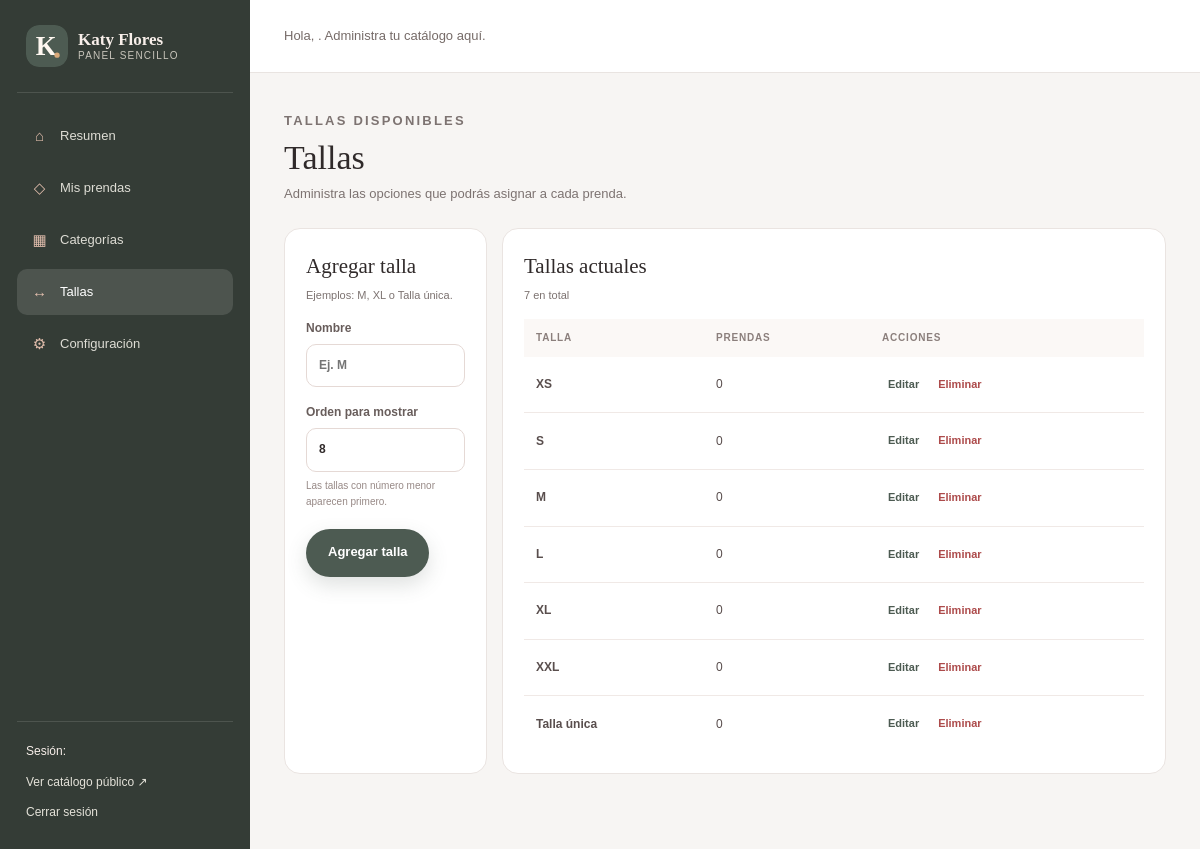
/admin/tallas.php (signed in), run on the app's committed database.
### tables this page shows
CREATE TABLE IF NOT EXISTS tallas (
    id INT UNSIGNED NOT NULL AUTO_INCREMENT,
    nombre VARCHAR(30) NOT NULL,
    orden SMALLINT NOT NULL DEFAULT 0,
    creado_en TIMESTAMP NOT NULL DEFAULT CURRENT_TIMESTAMP,
    PRIMARY KEY (id),
    UNIQUE KEY uq_tallas_nombre (nombre)
);

### includes/functions.php (called while the page is built, shortened)
<?php
function e($value)
{
    return htmlspecialchars((string) $value, ENT_QUOTES, 'UTF-8');
}
function url($path = '')
{
    $base = rtrim(APP_BASE_PATH, '/');
    $path = ltrim((string) $path, '/');
    return $base . '/' . $path;
}

### includes/bootstrap.php (called while the page is built, shortened)
<?php
require_once __DIR__ . '/functions.php';
function db()
{
    static $pdo = null;
    if ($pdo === null) {
        $dsn = 'mysql:host=' . DB_HOST . ';dbname=' . DB_NAME . ';charset=utf8mb4';
        $pdo = new PDO($dsn, DB_USER, DB_PASS, array(
            PDO::ATTR_ERRMODE => PDO::ERRMODE_EXCEPTION,
            PDO::ATTR_DEFAULT_FETCH_MODE => PDO::FETCH_ASSOC,
            PDO::ATTR_EMULATE_PREPARES => false
        ));
    }
    return $pdo;
}

### admin/tallas.php (the view, shortened to what this page needs)
<?php
require_once __DIR__ . '/../includes/bootstrap.php';
$edit = null;
$sizes = db()->query('SELECT s.id, s.nombre, s.orden, COUNT(ps.producto_id) AS prendas FROM tallas s LEFT JOIN producto_tallas ps ON ps.talla_id = s.id GROUP BY s.id ORDER BY s.orden, s.nombre')->fetchAll();
require __DIR__ . '/header.php';
?>
<div class="admin-page-heading"><div><p class="eyebrow">Tallas disponibles</p><h1>Tallas</h1><p>Administra las opciones que podrás asignar a cada prenda.</p></div></div>
<div class="admin-form-grid">
    <section class="admin-panel"><div class="admin-panel-heading"><div><h2><?= $edit ? 'Editar talla' : 'Agregar talla' ?></h2><p>Ejemplos: M, XL o Talla única.</p></div></div>
        <form class="admin-form" method="post" action="<?= e(url('admin/tallas.php' . ($edit ? '?editar=' . (int) $edit['id'] : ''))) ?>"><?= csrf_field() ?><input type="hidden" name="action" value="save"><input type="hidden" name="id" value="<?= $edit ? (int) $edit['id'] : 0 ?>"><label>Nombre<input type="text" name="nombre" maxlength="30" required placeholder="Ej. M" value="<?= e($edit ? $edit['nombre'] : '') ?>"></label><label>Orden para mostrar<input type="number" name="orden" min="0" max="999" value="<?= e($edit ? $edit['orden'] : (count($sizes) + 1)) ?>"><small class="help-text">Las tallas con número menor aparecen primero.</small></label><div class="form-actions"><button class="button button-primary" type="submit"><?= $edit ? 'Guardar cambios' : 'Agregar talla' ?></button><?php if ($edit): ?><a class="button button-outline" href="<?= e(url('admin/tallas.php')) ?>">Cancelar</a><?php endif; ?></div></form>
    </section>
    <section class="admin-panel"><div class="admin-panel-heading"><div><h2>Tallas actuales</h2><p><?= count($sizes) ?> en total</p></div></div>
        <div class="admin-table-wrap"><table class="admin-table"><thead><tr><th>Talla</th><th>Prendas</th><th>Acciones</th></tr></thead><tbody><?php foreach ($sizes as $size): ?><tr><td><strong><?= e($size['nombre']) ?></strong></td><td><?= (int) $size['prendas'] ?></td><td><div class="table-actions"><a class="small-action" href="<?= e(url('admin/tallas.php?editar=' . (int) $size['id'])) ?>">Editar</a><form class="inline-form" method="post" action="<?= e(url('admin/tallas.php')) ?>" onsubmit="return confirm('¿Eliminar esta talla? Solo se puede eliminar si no está asignada a prendas.');"><?= csrf_field() ?><input type="hidden" name="action" value="delete"><input type="hidden" name="id" value="<?= (int) $size['id'] ?>"><button class="small-action danger" type="submit">Eliminar</button></form></div></td></tr><?php endforeach; ?></tbody></table></div>
    </section>
</div>
<?php require __DIR__ . '/footer.php'; ?>

### assets/css/style.css (style rules this page uses)
:root { --wine:#4d5b52;--wine-dark:#333c36;--rose:#eae8df;--rose-deep:#d4d0c5;--cream:#f7f6f2;--sand:#e9e5db;--ink:#302a2a;--muted:#7d7371;--olive:#657357;--line:#e9e0dc;--white:#fff;--shadow:0 18px 55px rgba(74,42,45,.09);--radius:22px }
* { box-sizing:border-box }
html { scroll-behavior:smooth }
body { margin:0;background:var(--cream);color:var(--ink);font-family:Arial,Helvetica,sans-serif;line-height:1.6 }
a { color:inherit;text-decoration:none }
button,input,select,textarea { font:inherit }
.hero-kicker,.eyebrow { font-size:11px;text-transform:uppercase;letter-spacing:.17em;font-weight:bold;color:var(--wine);margin:0 0 12px }
.button { display:inline-flex;min-height:48px;align-items:center;justify-content:center;gap:12px;padding:12px 21px;border:1px solid transparent;border-radius:999px;font-size:13px;font-weight:bold;cursor:pointer;transition:transform .2s,box-shadow .2s,background .2s }
.button-primary { background:var(--wine);color:#fff;box-shadow:0 8px 20px rgba(77,91,82,.18) }
.field input,.field select,.admin-form input,.admin-form select,.admin-form textarea,.login-card input { width:100%;border:1px solid #e5d9d5;border-radius:10px;background:#fff;padding:11px 12px;color:var(--ink);outline:none;min-height:43px }
.admin-body { background:#f7f5f3 }
.admin-page-heading { display:flex;align-items:end;justify-content:space-between;gap:20px;margin-bottom:23px }
.admin-page-heading .eyebrow { margin-bottom:6px }
.admin-page-heading h1 { font-family:Georgia,serif;font-size:34px;font-weight:400;margin:0;line-height:1.15 }
.admin-page-heading p { font-size:13px;color:var(--muted);margin:7px 0 0 }
.admin-panel { background:white;border:1px solid #eae4e1;border-radius:16px;padding:21px;margin-bottom:20px }
.admin-panel-heading { display:flex;justify-content:space-between;align-items:center;gap:16px;margin-bottom:14px }
.admin-panel-heading h2 { font-family:Georgia,serif;font-weight:400;font-size:21px;margin:0 }
.admin-panel-heading p { margin:4px 0 0;font-size:11px;color:var(--muted) }
.admin-table-wrap { overflow-x:auto }
.admin-table { width:100%;border-collapse:collapse;min-width:620px }
.admin-table th { text-align:left;font-size:10px;text-transform:uppercase;letter-spacing:.08em;color:#8b7f7c;background:#fbf8f6;padding:11px 12px }
.admin-table td { padding:13px 12px;border-bottom:1px solid #f0e9e6;font-size:12px;color:#594e4d }
.admin-table tr:last-child td { border-bottom:0 }
.table-actions { display:flex;gap:7px;align-items:center }
.small-action { border:0;background:transparent;color:var(--wine);font-weight:bold;font-size:11px;cursor:pointer;padding:6px }
.small-action.danger { color:#ad4b4b }
.inline-form { display:inline }
.admin-form { display:grid;gap:16px }
.admin-form-grid { display:grid;grid-template-columns:1fr 1fr;gap:15px }
.admin-form label,.login-card label { display:flex;flex-direction:column;gap:6px;font-size:12px;color:#685d5b;font-weight:bold }
.admin-form .help-text { font-size:10px;color:#978986;font-weight:normal }
.form-actions { display:flex;gap:10px;align-items:center;margin-top:3px }

### data on the page
tallas: nombre "XS", prendas "0"
tallas: nombre "S", prendas "0"
tallas: nombre "M", prendas "0"
tallas: nombre "L", prendas "0"
tallas: nombre "XL", prendas "0"
tallas: nombre "XXL", prendas "0"
tallas: nombre "Talla única", prendas "0"

### other printed values
count($sizes) "7"
